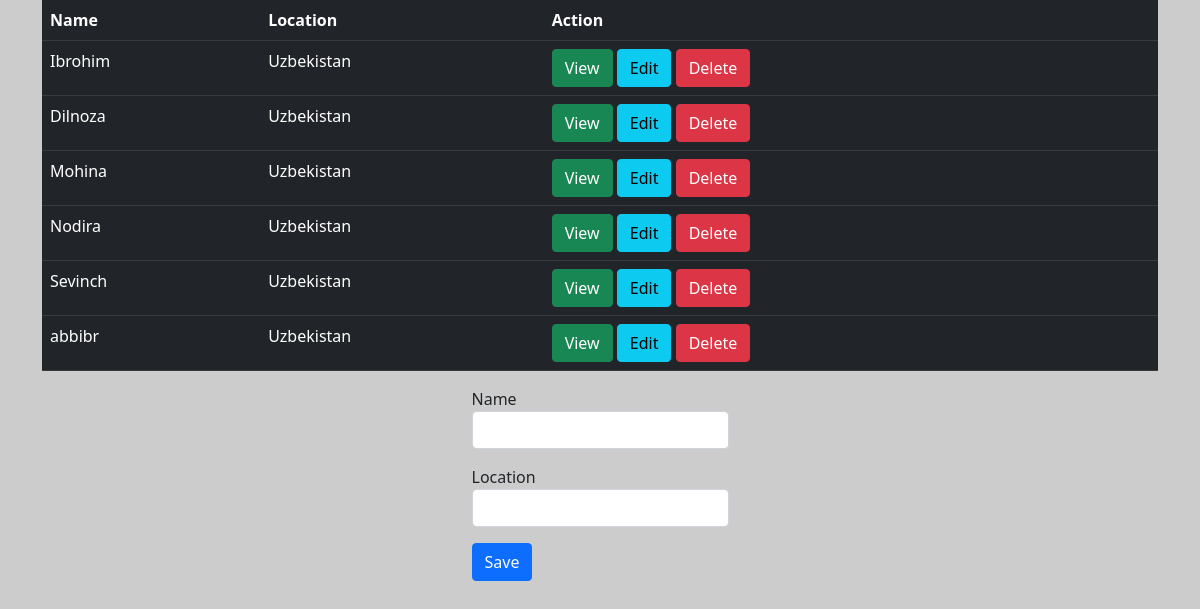
The page / on the database its author committed.
### tables this page shows
CREATE TABLE `datas` (
  `id` int NOT NULL,
  `firstname` varchar(100) NOT NULL,
  `location` varchar(100) NOT NULL
);

### connect.php (called while the page is built, shortened)
<?php
    $update = false;
    $name = "";
    $location = "";
?>

### index.php (the view, shortened to what this page needs)
<!DOCTYPE html>
<html lang="en">
<head>
    <link rel="stylesheet" href="bootstrap-5.1.1-dist/css/bootstrap.min.css">
</head>
<body>
    <?php include "connect.php"; ?>
    <?php
        $conn = new mysqli("localhost","root","root","crud");
        if($conn->connect_error){
            die("Error!");
        }
        else{
            $mysql = "SELECT * FROM datas";
            $result = $conn->query($mysql);
        }
    ?>
    <div class="container">
        <table class="table table-dark">
            <tr>
                <th>Name</th>
                <th>Location</th>
                <th colspan="3">Action</th>
            </tr>
            <?php
                while ($row = $result->fetch_assoc()):
            ?>
            <tr>
                <td><?php echo $row['firstname']; ?></td>
                <td><?php echo $row['location']; ?></td>
                <td>
                    <a href="view.php?view=<?php echo $row['id']; ?>"
                        class="btn btn-success">View</a>
                    <a href="index.php?edit=<?php echo $row['id']; ?>"
                        class="btn btn-info">Edit</a>
                    <a href="index.php?delete=<?php echo $row['id']; ?>"
                        class="btn btn-danger">Delete</a>
                </td>
            </tr>
            <?php endwhile; ?>
        </table>
    </div>
    <div class="d-flex justify-content-center">
        <form action="<?php echo htmlspecialchars('connect.php'); ?>" method="post">
            <div class="form-group">
                <label>Name</label>
                <input type="text" class="form-control"
                    value="<?php echo $name; ?>" name="name">
            </div>
            <div class="form-group my-3">
                <label>Location</label>
                <input type="text" class="form-control"
                    value="<?php echo $location; ?>" name="location">
            </div>
            <div class="form-group">
                <?php if($update == false): ?>
                    <button type="submit" name="btn" class="btn btn-primary">Save</button>
                <?php else: ?>
                    <button type="submit" name="update" class="btn btn-info">Update</button>
                <?php endif; ?>
            </div>
        </form>
    </div>
</body>
</html>

### index.php (style rules this page uses)
body { background: #ccc; }

### rows shown on the page
datas: firstname "Ibrohim", location "Uzbekistan"
datas: firstname "Dilnoza", location "Uzbekistan"
datas: firstname "Mohina", location "Uzbekistan"
datas: firstname "Nodira", location "Uzbekistan"
datas: firstname "Sevinch", location "Uzbekistan"
datas: firstname "abbibr", location "Uzbekistan"
